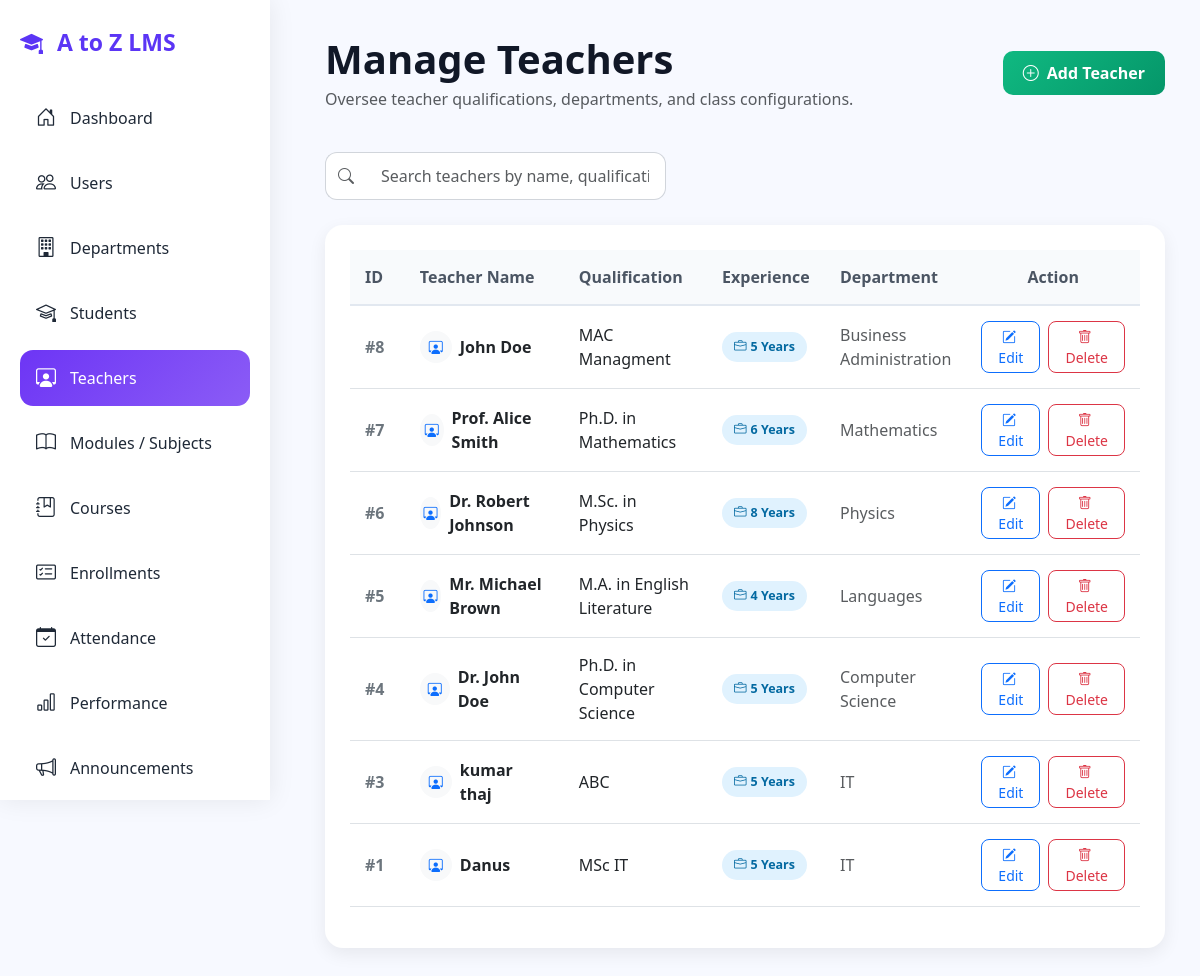
The app's page /admin/manage_teachers.php with its own data.
### tables this page shows
CREATE TABLE `teacher` (
  `TeacherID` int(11) NOT NULL,
  `UserID` int(11) NOT NULL,
  `Qualification` varchar(100) DEFAULT NULL,
  `ExperienceYears` int(11) DEFAULT NULL,
  `DepartmentID` int(11) DEFAULT NULL,
  `JoinedDate` date DEFAULT NULL
);

CREATE TABLE `users` (
  `user_id` int(11) NOT NULL,
  `username` varchar(50) NOT NULL,
  `password` varchar(255) NOT NULL,
  `full_name` varchar(100) NOT NULL,
  `email` varchar(100) DEFAULT NULL,
  `phone` varchar(15) DEFAULT NULL,
  `role` enum('admin','teacher','student') NOT NULL,
  `status` enum('active','inactive') DEFAULT 'active',
  `created_at` timestamp NOT NULL DEFAULT current_timestamp()
);

CREATE TABLE `department` (
  `DepartmentID` int(11) NOT NULL,
  `DepartmentName` varchar(100) NOT NULL,
  `Description` text DEFAULT NULL,
  `CreatedDate` timestamp NOT NULL DEFAULT current_timestamp()
);

### admin/manage_teachers.php (the view, shortened to what this page needs)
<?php
include("../config/db.php");
$result = $conn->query("
SELECT t.*, u.full_name, d.DepartmentName
FROM Teacher t
JOIN users u ON t.UserID = u.user_id
LEFT JOIN Department d ON t.DepartmentID = d.DepartmentID
ORDER BY t.TeacherID DESC
");
?>
<!DOCTYPE html>
<html lang="en">
<head>
<link href="https://cdn.jsdelivr.net/npm/bootstrap@5.3.3/dist/css/bootstrap.min.css" rel="stylesheet">
<link href="https://cdn.jsdelivr.net/npm/bootstrap-icons/font/bootstrap-icons.css" rel="stylesheet">
</head>
<body>
<div class="wrapper">
    <?php include("sidebar.php"); ?>
    <main class="content" id="content">
        <div class="topbar">
            <div class="left-title">
                <div>
                    <h1 class="fw-bold mb-1">Manage Teachers</h1>
                    <p class="text-muted mb-0">Oversee teacher qualifications, departments, and class configurations.</p>
                </div>
            </div>
            <div>
                <a href="add_teacher.php" class="btn-gradient-success">
                    <i class="bi bi-plus-circle me-2"></i>Add Teacher
                </a>
            </div>
        </div>
        <div class="row align-items-center justify-content-between g-3 mt-1">
            <div class="col-md-5">
                <div class="input-group">
                    <span class="input-group-text border-end-0 bg-white" style="border-radius:12px 0 0 12px; border-color:#d1d5db;"><i class="bi bi-search text-muted"></i></span>
                    <input type="text" id="searchInput" class="form-control border-start-0 search-box" style="border-radius:0 12px 12px 0;" placeholder="Search teachers by name, qualification, department...">
                </div>
            </div>
        </div>
        <div class="section-box">
            <div class="table-responsive">
                <table class="table custom-table table-hover alignment-middle" id="teacherTable">
                    <thead>
                        <tr>
                            <th style="width: 8%;">ID</th>
                            <th style="width: 25%;">Teacher Name</th>
                            <th style="width: 20%;">Qualification</th>
                            <th style="width: 15%;">Experience</th>
                            <th style="width: 17%;">Department</th>
                            <th style="width: 15%;" class="text-center">Action</th>
                        </tr>
                    </thead>
                    <tbody>
                    <?php if ($result && $result->num_rows > 0) { ?>
                        <?php while($row = $result->fetch_assoc()) { ?>
                        <tr>
                            <td class="fw-bold text-secondary">#<?= $row['TeacherID'] ?></td>
                            <td>
                                <div class="d-flex align-items-center gap-2">
                                    <div class="bg-light text-primary rounded-circle d-flex align-items-center justify-content-center" style="width: 32px; height: 32px; font-size: 14px;">
                                        <i class="bi bi-person-workspace"></i>
                                    </div>
                                    <span class="fw-semibold text-dark"><?= htmlspecialchars($row['full_name']) ?></span>
                                </div>
                            </td>
                            <td><span class="fw-medium text-dark"><?= htmlspecialchars($row['Qualification']) ?></span></td>
                            <td>
                                <span class="badge-experience">
                                    <i class="bi bi-briefcase me-1"></i><?= htmlspecialchars($row['ExperienceYears']) ?> Years
                                </span>
                            </td>
                            <td><span class="text-muted"><?= htmlspecialchars($row['DepartmentName'] ?? 'N/A') ?></span></td>
                            <td>
                                <div class="d-flex justify-content-center gap-2">
                                    <a href="edit_teacher.php?id=<?= $row['TeacherID'] ?>" class="btn btn-outline-primary btn-sm rounded-3 px-3">
                                        <i class="bi bi-pencil-square me-1"></i> Edit
                                    </a>
                                    <a href="delete_teacher.php?id=<?= $row['TeacherID'] ?>"
                                       class="btn btn-outline-danger btn-sm rounded-3 px-3"
                                       onclick="return confirm('Are you sure you want to delete this teacher profile?')">
                                        <i class="bi bi-trash me-1"></i> Delete
                                    </a>
                                </div>
                            </td>
                        </tr>
                        <?php } ?>
                    <?php } else { ?>
                        <tr>
                            <td colspan="6" class="text-center py-4 text-muted">No teacher records discovered in directory inventory.</td>
                        </tr>
                    <?php } ?>
                    </tbody>
                </table>
            </div>
        </div>
    </main>
</div>
</body>
</html>

### admin/manage_teachers.php (style rules this page uses)
body { margin: 0; font-family: 'Segoe UI', sans-serif; background: #f7f9ff; color: #111827; }
.wrapper { display: flex; width: 100%; min-height: 100vh; }
.content { margin-left: 290px; padding: 35px; width: calc(100% - 290px); transition: all .3s ease; }
.topbar { display: flex; justify-content: space-between; align-items: center; margin-bottom: 25px; gap: 20px; }
.left-title { display: flex; align-items: center; gap: 15px; }
.section-box { background: white; border-radius: 18px; padding: 25px; margin-top: 25px; box-shadow: 0 6px 18px rgba(0,0,0,0.07); }
.search-box { width: 100%; max-width: 380px; border: 1px solid #d1d5db; border-radius: 12px; padding: 11px 16px; background-color: white; transition: all 0.2s; }
.btn-gradient-success { background: linear-gradient(135deg, #10b981, #059669); color: white; font-weight: 600; border: none; border-radius: 10px; padding: 10px 20px; text-decoration: none; display: inline-flex; align-items: center; transition: all 0.2s ease; }
.custom-table th { background-color: #f8fafc; color: #4b5563; font-weight: 600; border-bottom: 2px solid #e2e8f0; padding: 15px; }
.custom-table td { padding: 15px; vertical-align: middle; }
.badge-experience { background-color: #e0f2fe; color: #0369a1; padding: 6px 12px; border-radius: 30px; font-size: 12.5px; font-weight: 600; display: inline-block; }

### records on screen
teacher: TeacherID "8", UserID.full_name "John Doe", Qualification "MAC Managment", ExperienceYears "5", DepartmentID.DepartmentName "Business Administration"
teacher: TeacherID "7", UserID.full_name "Prof. Alice Smith", Qualification "Ph.D. in Mathematics", ExperienceYears "6", DepartmentID.DepartmentName "Mathematics"
teacher: TeacherID "6", UserID.full_name "Dr. Robert Johnson", Qualification "M.Sc. in Physics", ExperienceYears "8", DepartmentID.DepartmentName "Physics"
teacher: TeacherID "5", UserID.full_name "Mr. Michael Brown", Qualification "M.A. in English Literature", ExperienceYears "4", DepartmentID.DepartmentName "Languages"
teacher: TeacherID "4", UserID.full_name "Dr. John Doe", Qualification "Ph.D. in Computer Science", ExperienceYears "5", DepartmentID.DepartmentName "Computer Science"
teacher: TeacherID "3", UserID.full_name "kumar thaj", Qualification "ABC", ExperienceYears "5", DepartmentID.DepartmentName "IT"
teacher: TeacherID "1", UserID.full_name "Danus", Qualification "MSc IT", ExperienceYears "5", DepartmentID.DepartmentName "IT"
